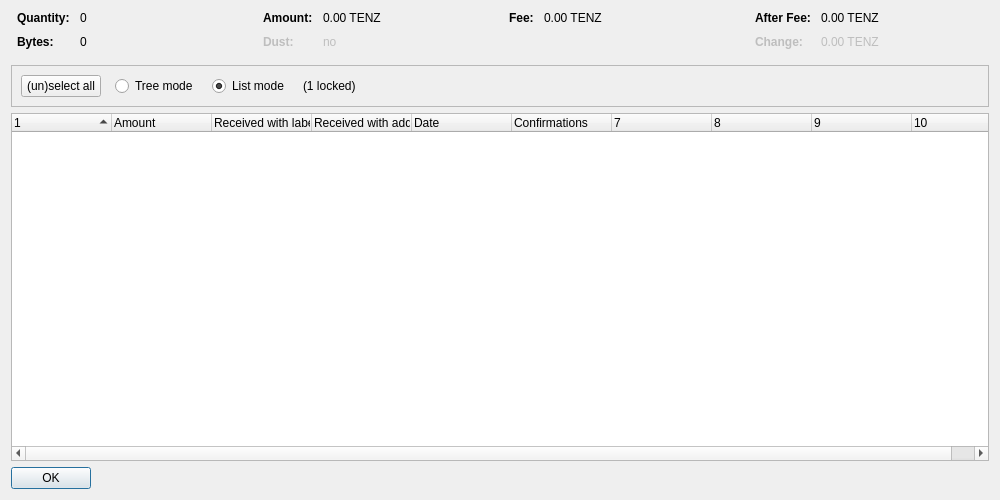
<?xml version="1.0" encoding="UTF-8"?>
<ui version="4.0">
 <class>CoinControlDialog</class>
 <widget class="QDialog" name="CoinControlDialog">
  <property name="geometry">
   <rect>
    <x>0</x>
    <y>0</y>
    <width>1000</width>
    <height>500</height>
   </rect>
  </property>
  <property name="windowTitle">
   <string>Coin Selection</string>
  </property>
  <layout class="QVBoxLayout" name="verticalLayout">
   <item>
    <layout class="QHBoxLayout" name="horizontalLayoutTop" stretch="0,0,0,0">
     <property name="topMargin">
      <number>0</number>
     </property>
     <property name="bottomMargin">
      <number>10</number>
     </property>
     <item>
      <layout class="QFormLayout" name="formLayoutCoinControl1">
       <property name="horizontalSpacing">
        <number>10</number>
       </property>
       <property name="verticalSpacing">
        <number>10</number>
       </property>
       <property name="leftMargin">
        <number>6</number>
       </property>
       <property name="rightMargin">
        <number>6</number>
       </property>
       <item row="0" column="0">
        <widget class="QLabel" name="labelCoinControlQuantityText">
         <property name="font">
          <font>
           <weight>75</weight>
           <bold>true</bold>
          </font>
         </property>
         <property name="text">
          <string>Quantity:</string>
         </property>
        </widget>
       </item>
       <item row="0" column="1">
        <widget class="QLabel" name="labelCoinControlQuantity">
         <property name="cursor">
          <cursorShape>IBeamCursor</cursorShape>
         </property>
         <property name="contextMenuPolicy">
          <enum>Qt::ActionsContextMenu</enum>
         </property>
         <property name="text">
          <string notr="true">0</string>
         </property>
         <property name="textInteractionFlags">
          <set>Qt::LinksAccessibleByMouse|Qt::TextSelectableByKeyboard|Qt::TextSelectableByMouse</set>
         </property>
        </widget>
       </item>
       <item row="1" column="0">
        <widget class="QLabel" name="labelCoinControlBytesText">
         <property name="font">
          <font>
           <weight>75</weight>
           <bold>true</bold>
          </font>
         </property>
         <property name="text">
          <string>Bytes:</string>
         </property>
        </widget>
       </item>
       <item row="1" column="1">
        <widget class="QLabel" name="labelCoinControlBytes">
         <property name="cursor">
          <cursorShape>IBeamCursor</cursorShape>
         </property>
         <property name="contextMenuPolicy">
          <enum>Qt::ActionsContextMenu</enum>
         </property>
         <property name="text">
          <string notr="true">0</string>
         </property>
         <property name="textInteractionFlags">
          <set>Qt::LinksAccessibleByMouse|Qt::TextSelectableByKeyboard|Qt::TextSelectableByMouse</set>
         </property>
        </widget>
       </item>
      </layout>
     </item>
     <item>
      <layout class="QFormLayout" name="formLayoutCoinControl2">
       <property name="horizontalSpacing">
        <number>10</number>
       </property>
       <property name="verticalSpacing">
        <number>10</number>
       </property>
       <property name="leftMargin">
        <number>6</number>
       </property>
       <property name="rightMargin">
        <number>6</number>
       </property>
       <item row="0" column="0">
        <widget class="QLabel" name="labelCoinControlAmountText">
         <property name="font">
          <font>
           <weight>75</weight>
           <bold>true</bold>
          </font>
         </property>
         <property name="text">
          <string>Amount:</string>
         </property>
        </widget>
       </item>
       <item row="0" column="1">
        <widget class="QLabel" name="labelCoinControlAmount">
         <property name="cursor">
          <cursorShape>IBeamCursor</cursorShape>
         </property>
         <property name="contextMenuPolicy">
          <enum>Qt::ActionsContextMenu</enum>
         </property>
         <property name="text">
          <string notr="true">0.00 TENZ</string>
         </property>
         <property name="textInteractionFlags">
          <set>Qt::LinksAccessibleByMouse|Qt::TextSelectableByKeyboard|Qt::TextSelectableByMouse</set>
         </property>
        </widget>
       </item>
       <item row="1" column="0">
        <widget class="QLabel" name="labelCoinControlLowOutputText">
         <property name="enabled">
          <bool>false</bool>
         </property>
         <property name="font">
          <font>
           <weight>75</weight>
           <bold>true</bold>
          </font>
         </property>
         <property name="text">
          <string>Dust:</string>
         </property>
        </widget>
       </item>
       <item row="1" column="1">
        <widget class="QLabel" name="labelCoinControlLowOutput">
         <property name="enabled">
          <bool>false</bool>
         </property>
         <property name="cursor">
          <cursorShape>IBeamCursor</cursorShape>
         </property>
         <property name="contextMenuPolicy">
          <enum>Qt::ActionsContextMenu</enum>
         </property>
         <property name="text">
          <string notr="true">no</string>
         </property>
         <property name="textInteractionFlags">
          <set>Qt::LinksAccessibleByMouse|Qt::TextSelectableByKeyboard|Qt::TextSelectableByMouse</set>
         </property>
        </widget>
       </item>
      </layout>
     </item>
     <item>
      <layout class="QFormLayout" name="formLayoutCoinControl3">
       <property name="horizontalSpacing">
        <number>10</number>
       </property>
       <property name="verticalSpacing">
        <number>10</number>
       </property>
       <property name="leftMargin">
        <number>6</number>
       </property>
       <property name="rightMargin">
        <number>6</number>
       </property>
       <item row="0" column="0">
        <widget class="QLabel" name="labelCoinControlFeeText">
         <property name="font">
          <font>
           <weight>75</weight>
           <bold>true</bold>
          </font>
         </property>
         <property name="text">
          <string>Fee:</string>
         </property>
        </widget>
       </item>
       <item row="0" column="1">
        <widget class="QLabel" name="labelCoinControlFee">
         <property name="cursor">
          <cursorShape>IBeamCursor</cursorShape>
         </property>
         <property name="contextMenuPolicy">
          <enum>Qt::ActionsContextMenu</enum>
         </property>
         <property name="text">
          <string notr="true">0.00 TENZ</string>
         </property>
         <property name="textInteractionFlags">
          <set>Qt::LinksAccessibleByMouse|Qt::TextSelectableByKeyboard|Qt::TextSelectableByMouse</set>
         </property>
        </widget>
       </item>
      </layout>
     </item>
     <item>
      <layout class="QFormLayout" name="formLayoutCoinControl4">
       <property name="horizontalSpacing">
        <number>10</number>
       </property>
       <property name="verticalSpacing">
        <number>10</number>
       </property>
       <property name="leftMargin">
        <number>6</number>
       </property>
       <property name="rightMargin">
        <number>6</number>
       </property>
       <item row="0" column="0">
        <widget class="QLabel" name="labelCoinControlAfterFeeText">
         <property name="font">
          <font>
           <weight>75</weight>
           <bold>true</bold>
          </font>
         </property>
         <property name="text">
          <string>After Fee:</string>
         </property>
        </widget>
       </item>
       <item row="0" column="1">
        <widget class="QLabel" name="labelCoinControlAfterFee">
         <property name="cursor">
          <cursorShape>IBeamCursor</cursorShape>
         </property>
         <property name="contextMenuPolicy">
          <enum>Qt::ActionsContextMenu</enum>
         </property>
         <property name="text">
          <string notr="true">0.00 TENZ</string>
         </property>
         <property name="textInteractionFlags">
          <set>Qt::LinksAccessibleByMouse|Qt::TextSelectableByKeyboard|Qt::TextSelectableByMouse</set>
         </property>
        </widget>
       </item>
       <item row="1" column="0">
        <widget class="QLabel" name="labelCoinControlChangeText">
         <property name="enabled">
          <bool>false</bool>
         </property>
         <property name="font">
          <font>
           <weight>75</weight>
           <bold>true</bold>
          </font>
         </property>
         <property name="text">
          <string>Change:</string>
         </property>
        </widget>
       </item>
       <item row="1" column="1">
        <widget class="QLabel" name="labelCoinControlChange">
         <property name="enabled">
          <bool>false</bool>
         </property>
         <property name="cursor">
          <cursorShape>IBeamCursor</cursorShape>
         </property>
         <property name="contextMenuPolicy">
          <enum>Qt::ActionsContextMenu</enum>
         </property>
         <property name="text">
          <string notr="true">0.00 TENZ</string>
         </property>
         <property name="textInteractionFlags">
          <set>Qt::LinksAccessibleByMouse|Qt::TextSelectableByKeyboard|Qt::TextSelectableByMouse</set>
         </property>
        </widget>
       </item>
      </layout>
     </item>
    </layout>
   </item>
   <item>
    <widget class="QFrame" name="frame">
     <property name="minimumSize">
      <size>
       <width>0</width>
       <height>40</height>
      </size>
     </property>
     <property name="frameShape">
      <enum>QFrame::StyledPanel</enum>
     </property>
     <property name="frameShadow">
      <enum>QFrame::Sunken</enum>
     </property>
     <layout class="QHBoxLayout" name="horizontalLayout">
      <item>
       <layout class="QHBoxLayout" name="horizontalLayoutPanel" stretch="0,0,0,0,0">
        <property name="spacing">
         <number>14</number>
        </property>
        <item>
         <widget class="QPushButton" name="pushButtonSelectAll">
          <property name="sizePolicy">
           <sizepolicy hsizetype="Maximum" vsizetype="Fixed">
            <horstretch>0</horstretch>
            <verstretch>0</verstretch>
           </sizepolicy>
          </property>
          <property name="text">
           <string>(un)select all</string>
          </property>
          <property name="autoDefault">
           <bool>false</bool>
          </property>
         </widget>
        </item>
        <item>
         <widget class="QRadioButton" name="radioTreeMode">
          <property name="sizePolicy">
           <sizepolicy hsizetype="Maximum" vsizetype="Fixed">
            <horstretch>0</horstretch>
            <verstretch>0</verstretch>
           </sizepolicy>
          </property>
          <property name="text">
           <string>Tree mode</string>
          </property>
         </widget>
        </item>
        <item>
         <widget class="QRadioButton" name="radioListMode">
          <property name="sizePolicy">
           <sizepolicy hsizetype="Maximum" vsizetype="Fixed">
            <horstretch>0</horstretch>
            <verstretch>0</verstretch>
           </sizepolicy>
          </property>
          <property name="text">
           <string>List mode</string>
          </property>
          <property name="checked">
           <bool>true</bool>
          </property>
         </widget>
        </item>
        <item>
         <widget class="QLabel" name="labelLocked">
          <property name="text">
           <string notr="true">(1 locked)</string>
          </property>
         </widget>
        </item>
        <item>
         <spacer name="horizontalSpacer">
          <property name="orientation">
           <enum>Qt::Horizontal</enum>
          </property>
          <property name="sizeHint" stdset="0">
           <size>
            <width>40</width>
            <height>20</height>
           </size>
          </property>
         </spacer>
        </item>
       </layout>
      </item>
     </layout>
    </widget>
   </item>
   <item>
    <widget class="CoinControlTreeWidget" name="treeWidget">
     <property name="contextMenuPolicy">
      <enum>Qt::CustomContextMenu</enum>
     </property>
     <property name="sortingEnabled">
      <bool>false</bool>
     </property>
     <property name="columnCount">
      <number>10</number>
     </property>
     <attribute name="headerShowSortIndicator" stdset="0">
      <bool>true</bool>
     </attribute>
     <attribute name="headerStretchLastSection">
      <bool>false</bool>
     </attribute>
     <column>
      <property name="text">
       <string/>
      </property>
     </column>
     <column>
      <property name="text">
       <string>Amount</string>
      </property>
     </column>
     <column>
      <property name="text">
       <string>Received with label</string>
      </property>
     </column>
     <column>
      <property name="text">
       <string>Received with address</string>
      </property>
     </column>
     <column>
      <property name="text">
       <string>Date</string>
      </property>
     </column>
     <column>
      <property name="text">
       <string>Confirmations</string>
      </property>
      <property name="toolTip">
       <string>Confirmed</string>
      </property>
     </column>
     <column>
      <property name="text">
       <string/>
      </property>
     </column>
     <column>
      <property name="text">
       <string/>
      </property>
     </column>
     <column>
      <property name="text">
       <string/>
      </property>
     </column>
     <column>
      <property name="text">
       <string/>
      </property>
     </column>
    </widget>
   </item>
   <item>
    <widget class="QDialogButtonBox" name="buttonBox">
     <property name="sizePolicy">
      <sizepolicy hsizetype="Maximum" vsizetype="Fixed">
       <horstretch>0</horstretch>
       <verstretch>0</verstretch>
      </sizepolicy>
     </property>
     <property name="orientation">
      <enum>Qt::Horizontal</enum>
     </property>
     <property name="standardButtons">
      <set>QDialogButtonBox::Ok</set>
     </property>
    </widget>
   </item>
  </layout>
 </widget>
 <customwidgets>
  <customwidget>
   <class>CoinControlTreeWidget</class>
   <extends>QTreeWidget</extends>
   <header>coincontroltreewidget.h</header>
  </customwidget>
 </customwidgets>
 <resources/>
 <connections/>
</ui>
